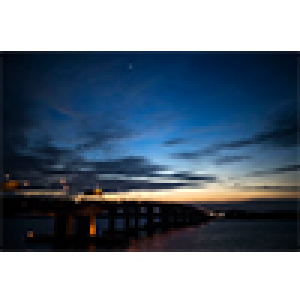
#> input picture Test cases/LSBIMage Test Cases/Test Case B/test_case_b_1.jpg, 100 x 100 px (shown 3 times larger)
$ python -i spectrology.py   (imports and definitions only)
#> lines starting #> are read from the running program, lines starting #| are printed output that depends on the picture
#!/usr/bin/env python

'''
Spectrology
This script is able to encode an image into audio file whose spectrogram represents input image.

License: MIT
Website: https://github.com/solusipse/spectrology
'''

from PIL import Image, ImageOps
import wave, math, array, argparse, sys, timeit

# [42 lines left out: function parser, not called in this run]

def convert(inpt, output, minfreq, maxfreq, pxs, wavrate, rotate, invert):
#> called with output = '../out.wav', minfreq = 200, maxfreq = 20000, pxs = 30, wavrate = 44100, rotate = False, invert = False
    img = Image.open(inpt).convert('L')
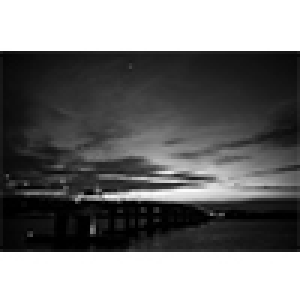
#> img: PIL image 100x100 L (shown 3 times larger); min 0, max 255, mean 119.7

    # rotate image if requested
    if rotate:
      img = img.rotate(90)

    # invert image if requested
    if invert:
      img = ImageOps.invert(img)

    output = wave.open(output, 'w')
    output.setparams((1, 2, wavrate, 0, 'NONE', 'not compressed'))

    freqrange = maxfreq - minfreq
    interval = freqrange / img.size[1]
#> interval = 198

    fpx = wavrate / pxs
    data = array.array('h')

    tm = timeit.default_timer()

    for x in range(img.size[0]):
        row = []
        for y in range(img.size[1]):
            yinv = img.size[1] - y - 1
            amp = img.getpixel((x,y))
            if (amp > 0):
                row.append( genwave(yinv * interval + minfreq, amp, fpx, wavrate) )

        for i in range(fpx):
            for j in row:
                try:
                    data[i + x * fpx] += j[i]
                except(IndexError):
                    data.insert(i + x * fpx, j[i])
                except(OverflowError):
                    if j[i] > 0:
                      data[i + x * fpx] = 32767
                    else:
                      data[i + x * fpx] = -32768

        sys.stdout.write("Conversion progress: %d%%   \r" % (float(x) / img.size[0]*100) )
        sys.stdout.flush()

    output.writeframes(data.tostring())
    output.close()

    tms = timeit.default_timer()

    print("Conversion progress: 100%")
    return "Success. Completed in %d seconds." % int(tms-tm)

def genwave(frequency, amplitude, samples, samplerate):
    cycles = samples * frequency / samplerate
    a = []
#> (the run stopped early here; a loop or call above may not have finished)
